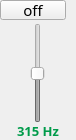
                 <widget class="QFrame" name="frame_64">
                  <property name="minimumSize">
                   <size>
                    <width>76</width>
                    <height>140</height>
                   </size>
                  </property>
                  <property name="maximumSize">
                   <size>
                    <width>76</width>
                    <height>140</height>
                   </size>
                  </property>
                  <property name="frameShape">
                   <enum>QFrame::NoFrame</enum>
                  </property>
                  <property name="frameShadow">
                   <enum>QFrame::Raised</enum>
                  </property>
                  <layout class="QVBoxLayout" name="verticalLayout_41">
                   <property name="spacing">
                    <number>3</number>
                   </property>
                   <property name="leftMargin">
                    <number>0</number>
                   </property>
                   <property name="topMargin">
                    <number>0</number>
                   </property>
                   <property name="rightMargin">
                    <number>0</number>
                   </property>
                   <property name="bottomMargin">
                    <number>0</number>
                   </property>
                   <item>
                    <widget class="QPushButton" name="switch_315">
                     <property name="enabled">
                      <bool>true</bool>
                     </property>
                     <property name="minimumSize">
                      <size>
                       <width>66</width>
                       <height>20</height>
                      </size>
                     </property>
                     <property name="maximumSize">
                      <size>
                       <width>65</width>
                       <height>20</height>
                      </size>
                     </property>
                     <property name="font">
                      <font>
                       <family>PF BeauSans Pro</family>
                       <pointsize>11</pointsize>
                       <bold>false</bold>
                      </font>
                     </property>
                     <property name="text">
                      <string>off</string>
                     </property>
                     <property name="checkable">
                      <bool>true</bool>
                     </property>
                     <property name="checked">
                      <bool>false</bool>
                     </property>
                    </widget>
                   </item>
                   <item alignment="Qt::AlignHCenter">
                    <widget class="QSlider" name="slider_315">
                     <property name="enabled">
                      <bool>false</bool>
                     </property>
                     <property name="minimumSize">
                      <size>
                       <width>45</width>
                       <height>100</height>
                      </size>
                     </property>
                     <property name="minimum">
                      <number>-50</number>
                     </property>
                     <property name="maximum">
                      <number>50</number>
                     </property>
                     <property name="value">
                      <number>0</number>
                     </property>
                     <property name="orientation">
                      <enum>Qt::Vertical</enum>
                     </property>
                    </widget>
                   </item>
                   <item>
                    <widget class="QLabel" name="label_22">
                     <property name="font">
                      <font>
                       <family>PF BeauSans Pro</family>
                       <pointsize>10</pointsize>
                       <bold>true</bold>
                      </font>
                     </property>
                     <property name="styleSheet">
                      <string notr="true">color: #009b4a;</string>
                     </property>
                     <property name="text">
                      <string>315 Hz</string>
                     </property>
                     <property name="alignment">
                      <set>Qt::AlignHCenter|Qt::AlignTop</set>
                     </property>
                    </widget>
                   </item>
                  </layout>
                 </widget>
